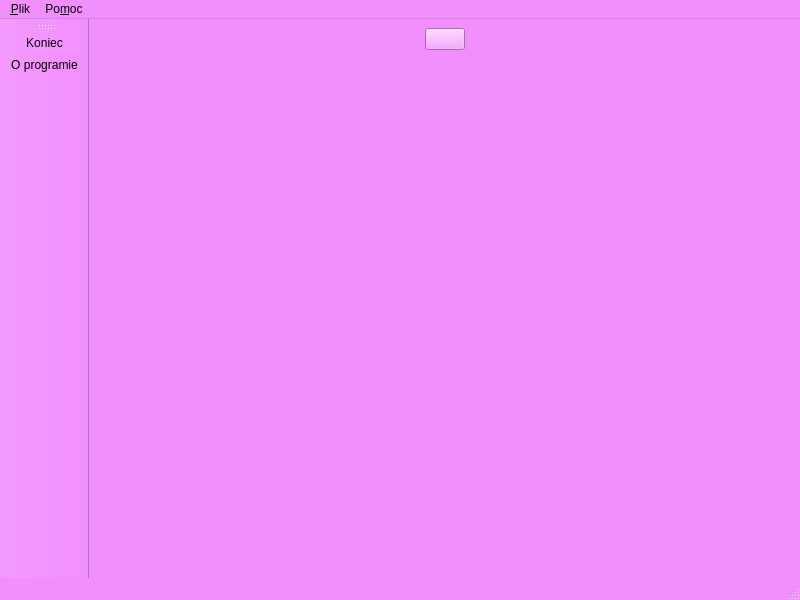
<?xml version="1.0" encoding="UTF-8"?>
<ui version="4.0">
 <class>MainWindow</class>
 <widget class="QMainWindow" name="MainWindow">
  <property name="geometry">
   <rect>
    <x>0</x>
    <y>0</y>
    <width>800</width>
    <height>600</height>
   </rect>
  </property>
  <property name="palette">
   <palette>
    <active>
     <colorrole role="WindowText">
      <brush brushstyle="SolidPattern">
       <color alpha="255">
        <red>0</red>
        <green>0</green>
        <blue>0</blue>
       </color>
      </brush>
     </colorrole>
     <colorrole role="Button">
      <brush brushstyle="SolidPattern">
       <color alpha="255">
        <red>242</red>
        <green>143</green>
        <blue>255</blue>
       </color>
      </brush>
     </colorrole>
     <colorrole role="Light">
      <brush brushstyle="SolidPattern">
       <color alpha="255">
        <red>255</red>
        <green>255</green>
        <blue>255</blue>
       </color>
      </brush>
     </colorrole>
     <colorrole role="Midlight">
      <brush brushstyle="SolidPattern">
       <color alpha="255">
        <red>248</red>
        <green>199</green>
        <blue>255</blue>
       </color>
      </brush>
     </colorrole>
     <colorrole role="Dark">
      <brush brushstyle="SolidPattern">
       <color alpha="255">
        <red>121</red>
        <green>71</green>
        <blue>127</blue>
       </color>
      </brush>
     </colorrole>
     <colorrole role="Mid">
      <brush brushstyle="SolidPattern">
       <color alpha="255">
        <red>161</red>
        <green>95</green>
        <blue>170</blue>
       </color>
      </brush>
     </colorrole>
     <colorrole role="Text">
      <brush brushstyle="SolidPattern">
       <color alpha="255">
        <red>0</red>
        <green>0</green>
        <blue>0</blue>
       </color>
      </brush>
     </colorrole>
     <colorrole role="BrightText">
      <brush brushstyle="SolidPattern">
       <color alpha="255">
        <red>255</red>
        <green>255</green>
        <blue>255</blue>
       </color>
      </brush>
     </colorrole>
     <colorrole role="ButtonText">
      <brush brushstyle="SolidPattern">
       <color alpha="255">
        <red>0</red>
        <green>0</green>
        <blue>0</blue>
       </color>
      </brush>
     </colorrole>
     <colorrole role="Base">
      <brush brushstyle="SolidPattern">
       <color alpha="255">
        <red>255</red>
        <green>255</green>
        <blue>255</blue>
       </color>
      </brush>
     </colorrole>
     <colorrole role="Window">
      <brush brushstyle="SolidPattern">
       <color alpha="255">
        <red>242</red>
        <green>143</green>
        <blue>255</blue>
       </color>
      </brush>
     </colorrole>
     <colorrole role="Shadow">
      <brush brushstyle="SolidPattern">
       <color alpha="255">
        <red>0</red>
        <green>0</green>
        <blue>0</blue>
       </color>
      </brush>
     </colorrole>
     <colorrole role="AlternateBase">
      <brush brushstyle="SolidPattern">
       <color alpha="255">
        <red>248</red>
        <green>199</green>
        <blue>255</blue>
       </color>
      </brush>
     </colorrole>
     <colorrole role="ToolTipBase">
      <brush brushstyle="SolidPattern">
       <color alpha="255">
        <red>255</red>
        <green>255</green>
        <blue>220</blue>
       </color>
      </brush>
     </colorrole>
     <colorrole role="ToolTipText">
      <brush brushstyle="SolidPattern">
       <color alpha="255">
        <red>0</red>
        <green>0</green>
        <blue>0</blue>
       </color>
      </brush>
     </colorrole>
     <colorrole role="PlaceholderText">
      <brush brushstyle="SolidPattern">
       <color alpha="127">
        <red>0</red>
        <green>0</green>
        <blue>0</blue>
       </color>
      </brush>
     </colorrole>
     <colorrole role="Accent">
      <brush brushstyle="SolidPattern">
       <color alpha="255">
        <red>255</red>
        <green>255</green>
        <blue>255</blue>
       </color>
      </brush>
     </colorrole>
    </active>
    <inactive>
     <colorrole role="WindowText">
      <brush brushstyle="SolidPattern">
       <color alpha="255">
        <red>0</red>
        <green>0</green>
        <blue>0</blue>
       </color>
      </brush>
     </colorrole>
     <colorrole role="Button">
      <brush brushstyle="SolidPattern">
       <color alpha="255">
        <red>242</red>
        <green>143</green>
        <blue>255</blue>
       </color>
      </brush>
     </colorrole>
     <colorrole role="Light">
      <brush brushstyle="SolidPattern">
       <color alpha="255">
        <red>255</red>
        <green>255</green>
        <blue>255</blue>
       </color>
      </brush>
     </colorrole>
     <colorrole role="Midlight">
      <brush brushstyle="SolidPattern">
       <color alpha="255">
        <red>248</red>
        <green>199</green>
        <blue>255</blue>
       </color>
      </brush>
     </colorrole>
     <colorrole role="Dark">
      <brush brushstyle="SolidPattern">
       <color alpha="255">
        <red>121</red>
        <green>71</green>
        <blue>127</blue>
       </color>
      </brush>
     </colorrole>
     <colorrole role="Mid">
      <brush brushstyle="SolidPattern">
       <color alpha="255">
        <red>161</red>
        <green>95</green>
        <blue>170</blue>
       </color>
      </brush>
     </colorrole>
     <colorrole role="Text">
      <brush brushstyle="SolidPattern">
       <color alpha="255">
        <red>0</red>
        <green>0</green>
        <blue>0</blue>
       </color>
      </brush>
     </colorrole>
     <colorrole role="BrightText">
      <brush brushstyle="SolidPattern">
       <color alpha="255">
        <red>255</red>
        <green>255</green>
        <blue>255</blue>
       </color>
      </brush>
     </colorrole>
     <colorrole role="ButtonText">
      <brush brushstyle="SolidPattern">
       <color alpha="255">
        <red>0</red>
        <green>0</green>
        <blue>0</blue>
       </color>
      </brush>
     </colorrole>
     <colorrole role="Base">
      <brush brushstyle="SolidPattern">
       <color alpha="255">
        <red>255</red>
        <green>255</green>
        <blue>255</blue>
       </color>
      </brush>
     </colorrole>
     <colorrole role="Window">
      <brush brushstyle="SolidPattern">
       <color alpha="255">
        <red>242</red>
        <green>143</green>
        <blue>255</blue>
       </color>
      </brush>
     </colorrole>
     <colorrole role="Shadow">
      <brush brushstyle="SolidPattern">
       <color alpha="255">
        <red>0</red>
        <green>0</green>
        <blue>0</blue>
       </color>
      </brush>
     </colorrole>
     <colorrole role="AlternateBase">
      <brush brushstyle="SolidPattern">
       <color alpha="255">
        <red>248</red>
        <green>199</green>
        <blue>255</blue>
       </color>
      </brush>
     </colorrole>
     <colorrole role="ToolTipBase">
      <brush brushstyle="SolidPattern">
       <color alpha="255">
        <red>255</red>
        <green>255</green>
        <blue>220</blue>
       </color>
      </brush>
     </colorrole>
     <colorrole role="ToolTipText">
      <brush brushstyle="SolidPattern">
       <color alpha="255">
        <red>0</red>
        <green>0</green>
        <blue>0</blue>
       </color>
      </brush>
     </colorrole>
     <colorrole role="PlaceholderText">
      <brush brushstyle="SolidPattern">
       <color alpha="127">
        <red>0</red>
        <green>0</green>
        <blue>0</blue>
       </color>
      </brush>
     </colorrole>
     <colorrole role="Accent">
      <brush brushstyle="SolidPattern">
       <color alpha="255">
        <red>255</red>
        <green>255</green>
        <blue>255</blue>
       </color>
      </brush>
     </colorrole>
    </inactive>
    <disabled>
     <colorrole role="WindowText">
      <brush brushstyle="SolidPattern">
       <color alpha="255">
        <red>121</red>
        <green>71</green>
        <blue>127</blue>
       </color>
      </brush>
     </colorrole>
     <colorrole role="Button">
      <brush brushstyle="SolidPattern">
       <color alpha="255">
        <red>242</red>
        <green>143</green>
        <blue>255</blue>
       </color>
      </brush>
     </colorrole>
     <colorrole role="Light">
      <brush brushstyle="SolidPattern">
       <color alpha="255">
        <red>255</red>
        <green>255</green>
        <blue>255</blue>
       </color>
      </brush>
     </colorrole>
     <colorrole role="Midlight">
      <brush brushstyle="SolidPattern">
       <color alpha="255">
        <red>248</red>
        <green>199</green>
        <blue>255</blue>
       </color>
      </brush>
     </colorrole>
     <colorrole role="Dark">
      <brush brushstyle="SolidPattern">
       <color alpha="255">
        <red>121</red>
        <green>71</green>
        <blue>127</blue>
       </color>
      </brush>
     </colorrole>
     <colorrole role="Mid">
      <brush brushstyle="SolidPattern">
       <color alpha="255">
        <red>161</red>
        <green>95</green>
        <blue>170</blue>
       </color>
      </brush>
     </colorrole>
     <colorrole role="Text">
      <brush brushstyle="SolidPattern">
       <color alpha="255">
        <red>121</red>
        <green>71</green>
        <blue>127</blue>
       </color>
      </brush>
     </colorrole>
     <colorrole role="BrightText">
      <brush brushstyle="SolidPattern">
       <color alpha="255">
        <red>255</red>
        <green>255</green>
        <blue>255</blue>
       </color>
      </brush>
     </colorrole>
     <colorrole role="ButtonText">
      <brush brushstyle="SolidPattern">
       <color alpha="255">
        <red>121</red>
        <green>71</green>
        <blue>127</blue>
       </color>
      </brush>
     </colorrole>
     <colorrole role="Base">
      <brush brushstyle="SolidPattern">
       <color alpha="255">
        <red>242</red>
        <green>143</green>
        <blue>255</blue>
       </color>
      </brush>
     </colorrole>
     <colorrole role="Window">
      <brush brushstyle="SolidPattern">
       <color alpha="255">
        <red>242</red>
        <green>143</green>
        <blue>255</blue>
       </color>
      </brush>
     </colorrole>
     <colorrole role="Shadow">
      <brush brushstyle="SolidPattern">
       <color alpha="255">
        <red>0</red>
        <green>0</green>
        <blue>0</blue>
       </color>
      </brush>
     </colorrole>
     <colorrole role="AlternateBase">
      <brush brushstyle="SolidPattern">
       <color alpha="255">
        <red>242</red>
        <green>143</green>
        <blue>255</blue>
       </color>
      </brush>
     </colorrole>
     <colorrole role="ToolTipBase">
      <brush brushstyle="SolidPattern">
       <color alpha="255">
        <red>255</red>
        <green>255</green>
        <blue>220</blue>
       </color>
      </brush>
     </colorrole>
     <colorrole role="ToolTipText">
      <brush brushstyle="SolidPattern">
       <color alpha="255">
        <red>0</red>
        <green>0</green>
        <blue>0</blue>
       </color>
      </brush>
     </colorrole>
     <colorrole role="PlaceholderText">
      <brush brushstyle="SolidPattern">
       <color alpha="127">
        <red>121</red>
        <green>71</green>
        <blue>127</blue>
       </color>
      </brush>
     </colorrole>
     <colorrole role="Accent">
      <brush brushstyle="SolidPattern">
       <color alpha="255">
        <red>251</red>
        <green>219</green>
        <blue>255</blue>
       </color>
      </brush>
     </colorrole>
    </disabled>
   </palette>
  </property>
  <property name="windowTitle">
   <string>MainWindow</string>
  </property>
  <widget class="QWidget" name="centralwidget">
   <layout class="QVBoxLayout" name="verticalLayout">
    <item>
     <layout class="QHBoxLayout" name="horizontalLayout">
      <item>
       <spacer name="horizontalSpacer">
        <property name="orientation">
         <enum>Qt::Horizontal</enum>
        </property>
        <property name="sizeHint" stdset="0">
         <size>
          <width>40</width>
          <height>20</height>
         </size>
        </property>
       </spacer>
      </item>
      <item>
       <widget class="QPushButton" name="przycisk">
        <property name="toolTip">
         <string>Włącz lub wyłącz animację</string>
        </property>
        <property name="text">
         <string/>
        </property>
       </widget>
      </item>
      <item>
       <spacer name="horizontalSpacer_2">
        <property name="orientation">
         <enum>Qt::Horizontal</enum>
        </property>
        <property name="sizeHint" stdset="0">
         <size>
          <width>40</width>
          <height>20</height>
         </size>
        </property>
       </spacer>
      </item>
     </layout>
    </item>
    <item>
     <widget class="MyWidget" name="widget" native="true">
      <property name="sizePolicy">
       <sizepolicy hsizetype="Preferred" vsizetype="MinimumExpanding">
        <horstretch>0</horstretch>
        <verstretch>0</verstretch>
       </sizepolicy>
      </property>
     </widget>
    </item>
   </layout>
  </widget>
  <widget class="QMenuBar" name="menubar">
   <property name="geometry">
    <rect>
     <x>0</x>
     <y>0</y>
     <width>800</width>
     <height>21</height>
    </rect>
   </property>
   <widget class="QMenu" name="menu_Plik">
    <property name="title">
     <string>&amp;Plik</string>
    </property>
    <addaction name="action_Koniec"/>
   </widget>
   <widget class="QMenu" name="menuPo_moc">
    <property name="title">
     <string>Po&amp;moc</string>
    </property>
    <addaction name="action_O_programie"/>
   </widget>
   <addaction name="menu_Plik"/>
   <addaction name="menuPo_moc"/>
  </widget>
  <widget class="QStatusBar" name="statusbar"/>
  <widget class="QToolBar" name="toolBar">
   <property name="palette">
    <palette>
     <active>
      <colorrole role="WindowText">
       <brush brushstyle="SolidPattern">
        <color alpha="255">
         <red>0</red>
         <green>0</green>
         <blue>0</blue>
        </color>
       </brush>
      </colorrole>
      <colorrole role="Button">
       <brush brushstyle="SolidPattern">
        <color alpha="255">
         <red>242</red>
         <green>143</green>
         <blue>255</blue>
        </color>
       </brush>
      </colorrole>
      <colorrole role="Light">
       <brush brushstyle="SolidPattern">
        <color alpha="255">
         <red>255</red>
         <green>255</green>
         <blue>255</blue>
        </color>
       </brush>
      </colorrole>
      <colorrole role="Midlight">
       <brush brushstyle="SolidPattern">
        <color alpha="255">
         <red>248</red>
         <green>199</green>
         <blue>255</blue>
        </color>
       </brush>
      </colorrole>
      <colorrole role="Dark">
       <brush brushstyle="SolidPattern">
        <color alpha="255">
         <red>121</red>
         <green>71</green>
         <blue>127</blue>
        </color>
       </brush>
      </colorrole>
      <colorrole role="Mid">
       <brush brushstyle="SolidPattern">
        <color alpha="255">
         <red>161</red>
         <green>95</green>
         <blue>170</blue>
        </color>
       </brush>
      </colorrole>
      <colorrole role="Text">
       <brush brushstyle="SolidPattern">
        <color alpha="255">
         <red>0</red>
         <green>0</green>
         <blue>0</blue>
        </color>
       </brush>
      </colorrole>
      <colorrole role="BrightText">
       <brush brushstyle="SolidPattern">
        <color alpha="255">
         <red>255</red>
         <green>255</green>
         <blue>255</blue>
        </color>
       </brush>
      </colorrole>
      <colorrole role="ButtonText">
       <brush brushstyle="SolidPattern">
        <color alpha="255">
         <red>0</red>
         <green>0</green>
         <blue>0</blue>
        </color>
       </brush>
      </colorrole>
      <colorrole role="Base">
       <brush brushstyle="SolidPattern">
        <color alpha="255">
         <red>255</red>
         <green>255</green>
         <blue>255</blue>
        </color>
       </brush>
      </colorrole>
      <colorrole role="Window">
       <brush brushstyle="SolidPattern">
        <color alpha="255">
         <red>242</red>
         <green>143</green>
         <blue>255</blue>
        </color>
       </brush>
      </colorrole>
      <colorrole role="Shadow">
       <brush brushstyle="SolidPattern">
        <color alpha="255">
         <red>0</red>
         <green>0</green>
         <blue>0</blue>
        </color>
       </brush>
      </colorrole>
      <colorrole role="AlternateBase">
       <brush brushstyle="SolidPattern">
        <color alpha="255">
         <red>248</red>
         <green>199</green>
         <blue>255</blue>
        </color>
       </brush>
      </colorrole>
      <colorrole role="ToolTipBase">
       <brush brushstyle="SolidPattern">
        <color alpha="255">
         <red>255</red>
         <green>255</green>
         <blue>220</blue>
        </color>
       </brush>
      </colorrole>
      <colorrole role="ToolTipText">
       <brush brushstyle="SolidPattern">
        <color alpha="255">
         <red>0</red>
         <green>0</green>
         <blue>0</blue>
        </color>
       </brush>
      </colorrole>
      <colorrole role="PlaceholderText">
       <brush brushstyle="SolidPattern">
        <color alpha="127">
         <red>0</red>
         <green>0</green>
         <blue>0</blue>
        </color>
       </brush>
      </colorrole>
      <colorrole role="Accent">
       <brush brushstyle="SolidPattern">
        <color alpha="255">
         <red>255</red>
         <green>255</green>
         <blue>255</blue>
        </color>
       </brush>
      </colorrole>
     </active>
     <inactive>
      <colorrole role="WindowText">
       <brush brushstyle="SolidPattern">
        <color alpha="255">
         <red>0</red>
         <green>0</green>
         <blue>0</blue>
        </color>
       </brush>
      </colorrole>
      <colorrole role="Button">
       <brush brushstyle="SolidPattern">
        <color alpha="255">
         <red>242</red>
         <green>143</green>
         <blue>255</blue>
        </color>
       </brush>
      </colorrole>
      <colorrole role="Light">
       <brush brushstyle="SolidPattern">
        <color alpha="255">
         <red>255</red>
         <green>255</green>
         <blue>255</blue>
        </color>
       </brush>
      </colorrole>
      <colorrole role="Midlight">
       <brush brushstyle="SolidPattern">
        <color alpha="255">
         <red>248</red>
         <green>199</green>
         <blue>255</blue>
        </color>
       </brush>
      </colorrole>
      <colorrole role="Dark">
       <brush brushstyle="SolidPattern">
        <color alpha="255">
         <red>121</red>
         <green>71</green>
         <blue>127</blue>
        </color>
       </brush>
      </colorrole>
      <colorrole role="Mid">
       <brush brushstyle="SolidPattern">
        <color alpha="255">
         <red>161</red>
         <green>95</green>
         <blue>170</blue>
        </color>
       </brush>
      </colorrole>
      <colorrole role="Text">
       <brush brushstyle="SolidPattern">
        <color alpha="255">
         <red>0</red>
         <green>0</green>
         <blue>0</blue>
        </color>
       </brush>
      </colorrole>
      <colorrole role="BrightText">
       <brush brushstyle="SolidPattern">
        <color alpha="255">
         <red>255</red>
         <green>255</green>
         <blue>255</blue>
        </color>
       </brush>
      </colorrole>
      <colorrole role="ButtonText">
       <brush brushstyle="SolidPattern">
        <color alpha="255">
         <red>0</red>
         <green>0</green>
         <blue>0</blue>
        </color>
       </brush>
      </colorrole>
      <colorrole role="Base">
       <brush brushstyle="SolidPattern">
        <color alpha="255">
         <red>255</red>
         <green>255</green>
         <blue>255</blue>
        </color>
       </brush>
      </colorrole>
      <colorrole role="Window">
       <brush brushstyle="SolidPattern">
        <color alpha="255">
         <red>242</red>
         <green>143</green>
         <blue>255</blue>
        </color>
       </brush>
      </colorrole>
      <colorrole role="Shadow">
       <brush brushstyle="SolidPattern">
        <color alpha="255">
         <red>0</red>
         <green>0</green>
         <blue>0</blue>
        </color>
       </brush>
      </colorrole>
      <colorrole role="AlternateBase">
       <brush brushstyle="SolidPattern">
        <color alpha="255">
         <red>248</red>
         <green>199</green>
         <blue>255</blue>
        </color>
       </brush>
      </colorrole>
      <colorrole role="ToolTipBase">
       <brush brushstyle="SolidPattern">
        <color alpha="255">
         <red>255</red>
         <green>255</green>
         <blue>220</blue>
        </color>
       </brush>
      </colorrole>
      <colorrole role="ToolTipText">
       <brush brushstyle="SolidPattern">
        <color alpha="255">
         <red>0</red>
         <green>0</green>
         <blue>0</blue>
        </color>
       </brush>
      </colorrole>
      <colorrole role="PlaceholderText">
       <brush brushstyle="SolidPattern">
        <color alpha="127">
         <red>0</red>
         <green>0</green>
         <blue>0</blue>
        </color>
       </brush>
      </colorrole>
      <colorrole role="Accent">
       <brush brushstyle="SolidPattern">
        <color alpha="255">
         <red>255</red>
         <green>255</green>
         <blue>255</blue>
        </color>
       </brush>
      </colorrole>
     </inactive>
     <disabled>
      <colorrole role="WindowText">
       <brush brushstyle="SolidPattern">
        <color alpha="255">
         <red>121</red>
         <green>71</green>
         <blue>127</blue>
        </color>
       </brush>
      </colorrole>
      <colorrole role="Button">
       <brush brushstyle="SolidPattern">
        <color alpha="255">
         <red>242</red>
         <green>143</green>
         <blue>255</blue>
        </color>
       </brush>
      </colorrole>
      <colorrole role="Light">
       <brush brushstyle="SolidPattern">
        <color alpha="255">
         <red>255</red>
         <green>255</green>
         <blue>255</blue>
        </color>
       </brush>
      </colorrole>
      <colorrole role="Midlight">
       <brush brushstyle="SolidPattern">
        <color alpha="255">
         <red>248</red>
         <green>199</green>
         <blue>255</blue>
        </color>
       </brush>
      </colorrole>
      <colorrole role="Dark">
       <brush brushstyle="SolidPattern">
        <color alpha="255">
         <red>121</red>
         <green>71</green>
         <blue>127</blue>
        </color>
       </brush>
      </colorrole>
      <colorrole role="Mid">
       <brush brushstyle="SolidPattern">
        <color alpha="255">
         <red>161</red>
         <green>95</green>
         <blue>170</blue>
        </color>
       </brush>
      </colorrole>
      <colorrole role="Text">
       <brush brushstyle="SolidPattern">
        <color alpha="255">
         <red>121</red>
         <green>71</green>
         <blue>127</blue>
        </color>
       </brush>
      </colorrole>
      <colorrole role="BrightText">
       <brush brushstyle="SolidPattern">
        <color alpha="255">
         <red>255</red>
         <green>255</green>
         <blue>255</blue>
        </color>
       </brush>
      </colorrole>
      <colorrole role="ButtonText">
       <brush brushstyle="SolidPattern">
        <color alpha="255">
         <red>121</red>
         <green>71</green>
         <blue>127</blue>
        </color>
       </brush>
      </colorrole>
      <colorrole role="Base">
       <brush brushstyle="SolidPattern">
        <color alpha="255">
         <red>242</red>
         <green>143</green>
         <blue>255</blue>
        </color>
       </brush>
      </colorrole>
      <colorrole role="Window">
       <brush brushstyle="SolidPattern">
        <color alpha="255">
         <red>242</red>
         <green>143</green>
         <blue>255</blue>
        </color>
       </brush>
      </colorrole>
      <colorrole role="Shadow">
       <brush brushstyle="SolidPattern">
        <color alpha="255">
         <red>0</red>
         <green>0</green>
         <blue>0</blue>
        </color>
       </brush>
      </colorrole>
      <colorrole role="AlternateBase">
       <brush brushstyle="SolidPattern">
        <color alpha="255">
         <red>242</red>
         <green>143</green>
         <blue>255</blue>
        </color>
       </brush>
      </colorrole>
      <colorrole role="ToolTipBase">
       <brush brushstyle="SolidPattern">
        <color alpha="255">
         <red>255</red>
         <green>255</green>
         <blue>220</blue>
        </color>
       </brush>
      </colorrole>
      <colorrole role="ToolTipText">
       <brush brushstyle="SolidPattern">
        <color alpha="255">
         <red>0</red>
         <green>0</green>
         <blue>0</blue>
        </color>
       </brush>
      </colorrole>
      <colorrole role="PlaceholderText">
       <brush brushstyle="SolidPattern">
        <color alpha="127">
         <red>121</red>
         <green>71</green>
         <blue>127</blue>
        </color>
       </brush>
      </colorrole>
      <colorrole role="Accent">
       <brush brushstyle="SolidPattern">
        <color alpha="255">
         <red>251</red>
         <green>219</green>
         <blue>255</blue>
        </color>
       </brush>
      </colorrole>
     </disabled>
    </palette>
   </property>
   <property name="windowTitle">
    <string>toolBar</string>
   </property>
   <attribute name="toolBarArea">
    <enum>LeftToolBarArea</enum>
   </attribute>
   <attribute name="toolBarBreak">
    <bool>false</bool>
   </attribute>
   <addaction name="action_Koniec"/>
   <addaction name="action_O_programie"/>
  </widget>
  <action name="action_Koniec">
   <property name="icon">
    <iconset theme="application-exit"/>
   </property>
   <property name="text">
    <string>&amp;Koniec</string>
   </property>
   <property name="shortcut">
    <string>Ctrl+Q</string>
   </property>
  </action>
  <action name="action_O_programie">
   <property name="icon">
    <iconset theme="applications-development"/>
   </property>
   <property name="text">
    <string>&amp;O programie</string>
   </property>
  </action>
 </widget>
 <customwidgets>
  <customwidget>
   <class>MyWidget</class>
   <extends>QWidget</extends>
   <header>my_widget.h</header>
   <container>1</container>
   <slots>
    <slot>toggle_animation()</slot>
   </slots>
  </customwidget>
 </customwidgets>
 <resources/>
 <connections>
  <connection>
   <sender>przycisk</sender>
   <signal>clicked()</signal>
   <receiver>widget</receiver>
   <slot>toggle_animation()</slot>
   <hints>
    <hint type="sourcelabel">
     <x>400</x>
     <y>52</y>
    </hint>
    <hint type="destinationlabel">
     <x>256</x>
     <y>107</y>
    </hint>
   </hints>
  </connection>
 </connections>
</ui>
